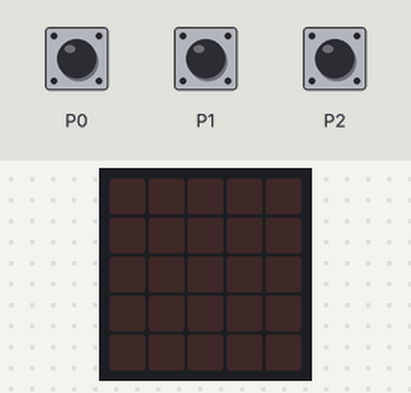
This program was run on a simulated BBC micro:bit (MakeCode). Shown: the board's 5×5 LED display. The inputs (shaded band) are chosen by the test bench. Random numbers come from a fixed seed.

Above: at 1.2 s.
1.3 s: touch pin P0 pressed for 0.15 s
At 3.6 s:
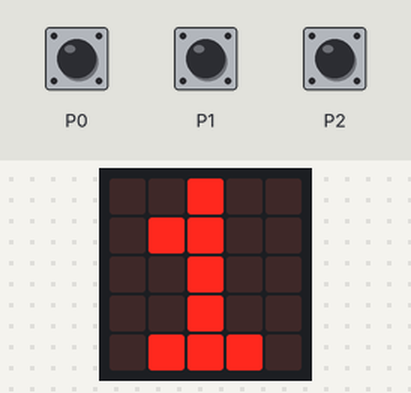
4.4 s: touch pin P1 pressed for 0.15 s
At 5.6 s:
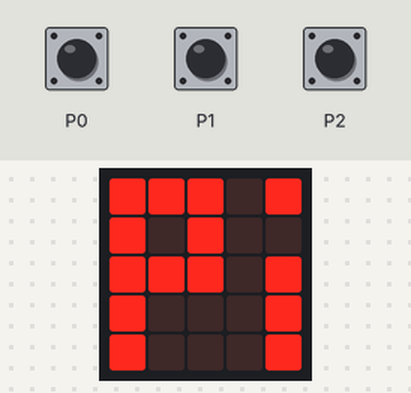
7.5 s: touch pin P2 pressed for 0.15 s
At 8.2 s:
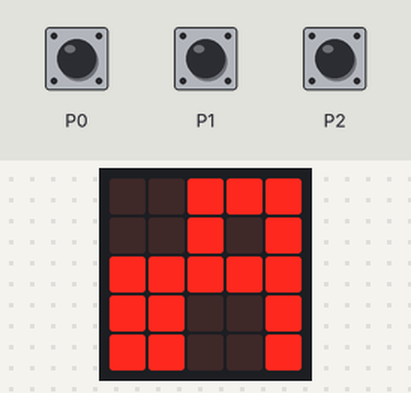
Timing chart, 0 to 10.5 s (numbered marks = the images above; inputs shaded):
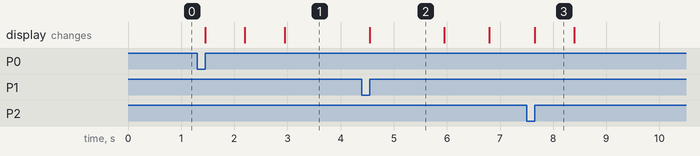

Measured:
- after the input at 1.3 s, the display: first changes after 0.15 s (image 1 shows a later state)
- what the display in image 2 shows lasts 1.4 s, from 4.6 s to 6.0 s
- what the display in image 3 shows lasts 0.7 s, from 7.7 s to 8.4 s

The program:

main.ts
```typescript
input.onPinPressed(TouchPin.P0, function () {
    basic.showNumber(3)
    basic.showNumber(2)
    basic.showNumber(1)
    basic.pause(randint(2000, 9000))
    basic.showIcon(IconNames.Yes)
    basic.pause(1000)
    basic.clearScreen()
})
input.onPinPressed(TouchPin.P2, function () {
    if (Tocar == 0) {
        _2 += 1
        basic.showLeds(`
            . . # # #
            . . # . #
            # # # # #
            # # . . #
            # # . . #
            `)
        basic.pause(1000)
        basic.clearScreen()
    }
})
input.onPinPressed(TouchPin.P1, function () {
    if (Tocar == 0) {
        _1 += 1
        basic.showLeds(`
            # # # . #
            # . # . .
            # # # . #
            # . . . #
            # . . . #
            `)
        basic.pause(1000)
        basic.clearScreen()
    }
})
let Tocar = 0
let _1 = 0
let _2 = 0
basic.forever(function () {

})
basic.forever(function () {

})
```

test.ts
```typescript
// os teses vão aqui; isto não será compilado quando este pacote for usado como extensão.
```
